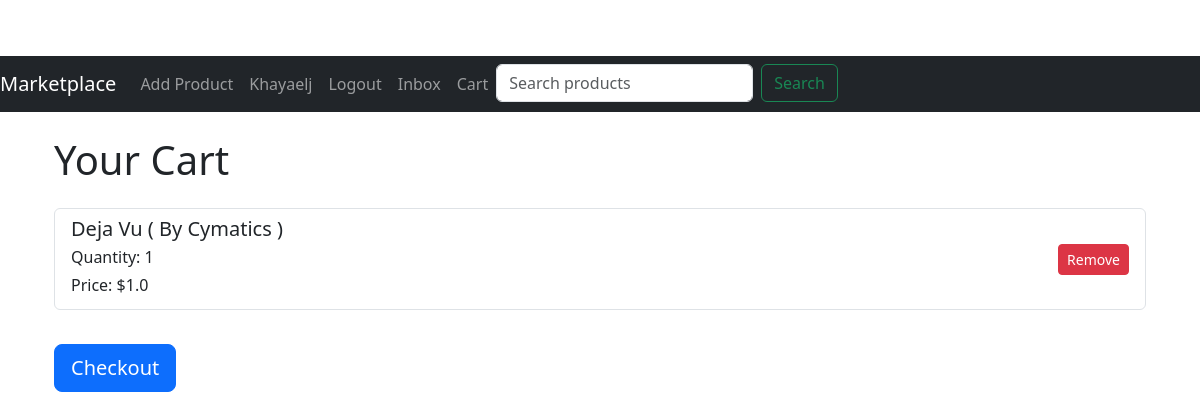
/cart (signed in), run on an earlier commit of the app's database.
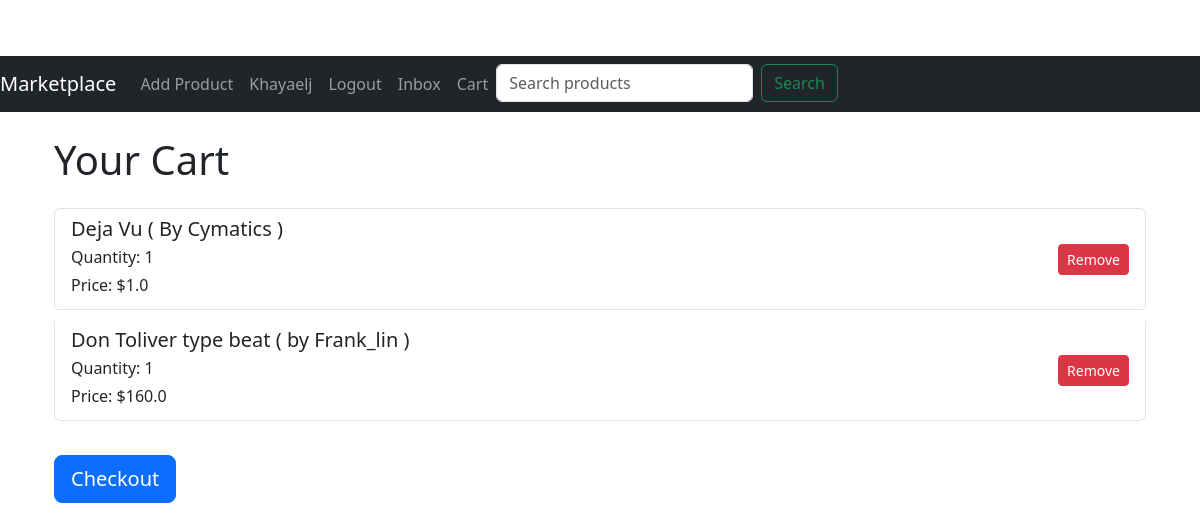
And on a later commit of the database.
### app/models.py (models this page shows, shortened)
class CartItem(db.Model):
    id = db.Column(db.Integer, primary_key=True)
    cart_id = db.Column(db.Integer, db.ForeignKey('cart.id'))
    product_id = db.Column(db.Integer, db.ForeignKey('product.id'))
    quantity = db.Column(db.Integer, default=1)
    cart = db.relationship('Cart', backref='items')
    product = db.relationship('Product', backref='cart_items')

class Product(db.Model):
    id = db.Column(db.Integer, primary_key=True)
    title = db.Column(db.String(128))
    description = db.Column(db.String(1024))
    price = db.Column(db.Float)
    image = db.Column(db.String(150), nullable=True)
    is_sold = db.Column(db.Boolean, default=False)
    created_at = db.Column(db.DateTime, index=True, default=datetime.utcnow)
    user_id = db.Column(db.Integer, db.ForeignKey('user.id'))
    category_id = db.Column(db.Integer, db.ForeignKey('category.id'))
    file_path = db.Column(db.String(150), nullable=True)  # Field for storing file paths
    file_type = db.Column(db.String(50), nullable=True)  # Field to store the type of file (e.g., 'ebook', 'plugin', 'instrumental')
    reviews = db.relationship('Review', backref='product', lazy='dynamic')
    orders = db.relationship('Order', backref='product', lazy='dynamic')

### app/routes.py (the view)
@bp.route('/cart')
@login_required
def cart():
    cart = Cart.query.filter_by(user_id=current_user.id).first()
    if cart:
        items = CartItem.query.filter_by(cart_id=cart.id).all()
    else:
        items = []
    print(f"Cart Items: {items}")
    return render_template('cart.html', cart=cart, items=items)

### app/models.py (called while the page is built)
@login.user_loader
def load_user(id):
    return User.query.get(int(id))

### app/routes.py (called while the page is built)
@bp.before_request
def before_request():
    if current_user.is_authenticated:
        unread_count = Message.query.filter_by(receiver_id=current_user.id, read=False).count()
        current_app.jinja_env.globals['unread_count'] = unread_count

### app/templates/cart.html
{% extends "base.html" %}
{% block content %}
<div class="container">
    <h1 class="my-4">Your Cart</h1>
    {% if items %}
    <div class="list-group">
        {% for item in items %}
        <div class="list-group-item d-flex justify-content-between align-items-center">
            <div>
                <h5 class="mb-1">{{ item.product.title }}</h5>
                <p class="mb-1">Quantity: {{ item.quantity }}</p>
                <p class="mb-1">Price: ${{ item.product.price }}</p>
            </div>
            <form action="{{ url_for('main.remove_from_cart', item_id=item.id) }}" method="post" class="ml-2">
                <button type="submit" class="btn btn-danger btn-sm">Remove</button>
            </form>
        </div>
        {% endfor %}
    </div>
    <form action="{{ url_for('main.checkout') }}" method="post" class="mt-4">
        <button type="submit" class="btn btn-primary btn-lg">Checkout</button>
    </form>
    {% else %}
    <p>Your cart is empty.</p>
    {% endif %}
</div>
{% endblock %}

What changed in the data, as far as the page shows it:
added CartItem: product "Don Toliver type beat ( by Frank_lin )", quantity "1", product.price "160.0"
